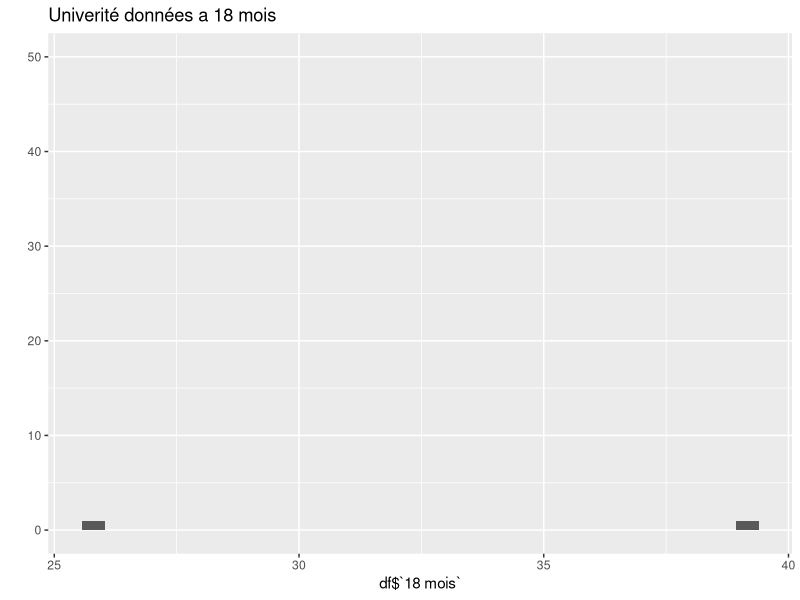

This chart was generated by the following R code:
## ---- chunk 1
library(ggplot2)
setwd("/Users/Rico/GitHubs_Repo/ter-ove-2017/")
#donne <- read.csv(file="data.csv",head=TRUE,sep="\t")
knitr::opts_chunk$set(echo = TRUE)
## ---- chunk 2
#definition des functions d'aide pour le poucentage (formatage % + arondit avec 2 chiffre)
pourcentage<- function(tableau, sub){
#  pr<- paste(round((nrow(sub)*100)/nrow(tableau), digits = 2), "%")
  pr<- round((nrow(sub)*100)/nrow(tableau), digits = 2)
  return(pr)
}
## ---- chunk 3
q4_3 <- sample(1:3, size=200, replace= TRUE)
q6_5 <- sample(1:13, size=200, replace= TRUE)
q7_1 <- sample(1:3, size=200, replace= TRUE)
q8_1 <- sample(1:13, size=200, replace= TRUE)
universite <- data.frame(q4_3, q6_5, q7_1, q8_1)
head(universite, n=3)
## ---- chunk 4
insertion<-subset(universite, q4_3 == 1)
insertion2<-subset(universite, q7_1 == 1)
stable<-subset(insertion, q6_5 == 1 | q6_5 == 2 | q6_5 == 3)
stable2<-subset(insertion2, q8_1 == 1 | q8_1 == 2 | q8_1 == 3)
## ---- chunk 5
emplois<-c(pourcentage(universite, insertion), pourcentage(insertion, stable) )
emploiStable<-c(pourcentage(universite, insertion2) ,pourcentage(insertion2, stable2))
df<-data.frame(emplois, emploiStable, row.names = c("Taux d'insertion","Part des emplois stable"))
colnames(df) <-c("18 mois", "30 mois")
print(df)
## ---- chunk 6
qplot(x=df$`18 mois`,data= df, main="Univerité données a 18 mois", ylim=c(0, 50))
